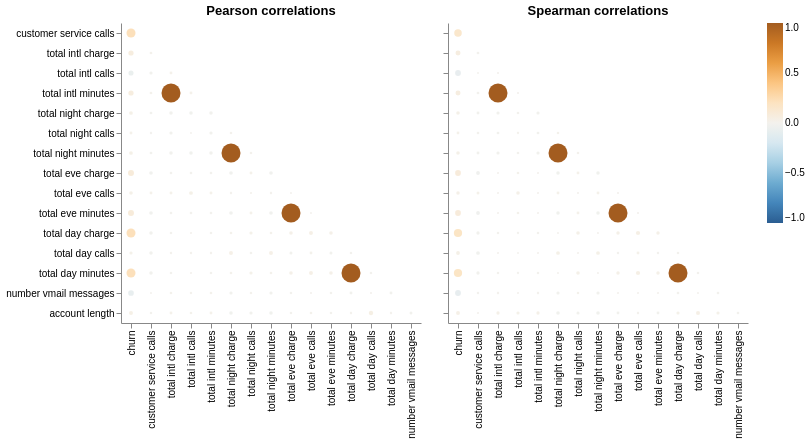

Write notebook code for a chart like this one.
### Code cell
# Visualize pairwise correlations for the quantitative variables

aly.corr(train_df)
